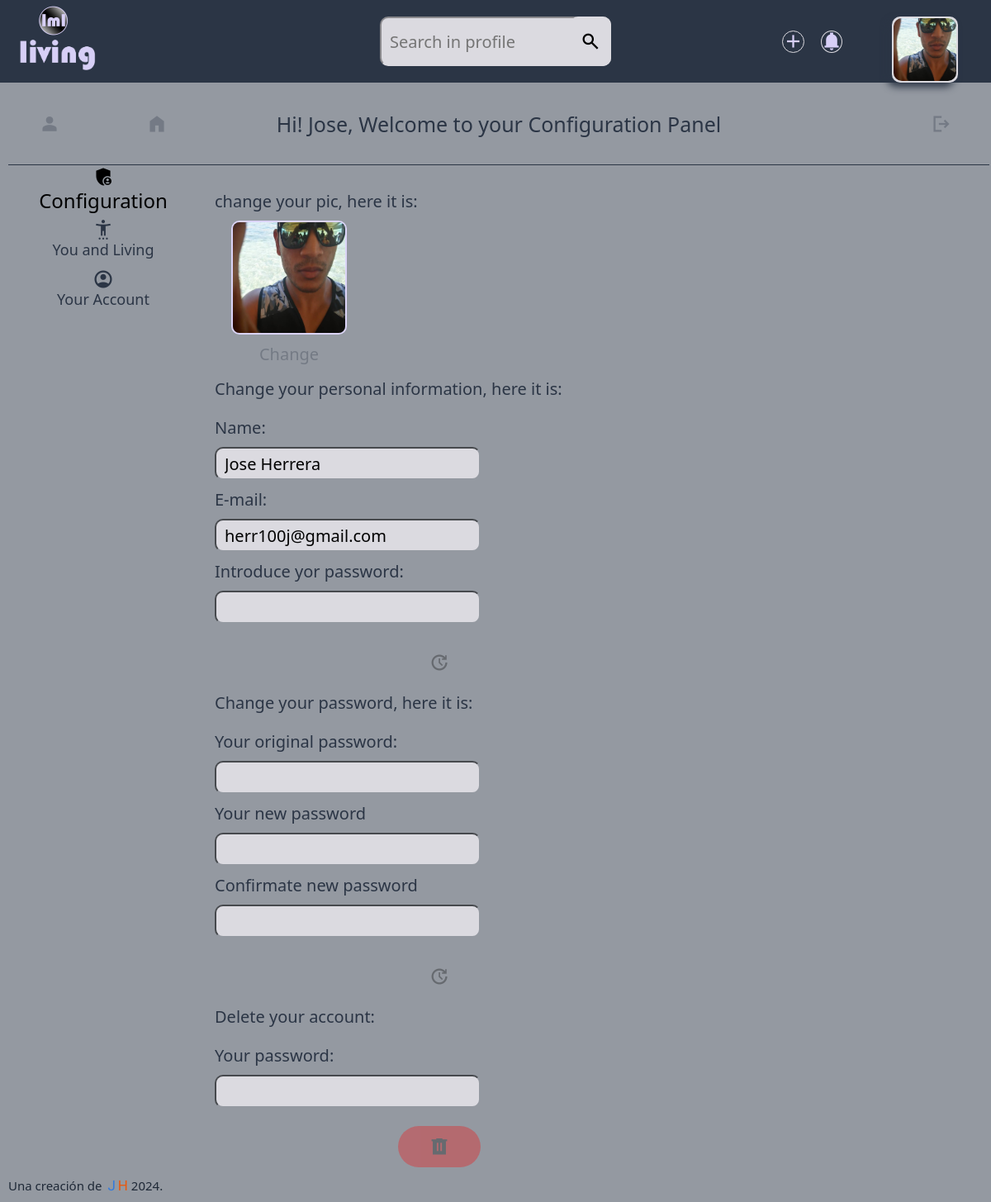
Page /living/account.php (signed in) on the committed database.
### tables this page shows
CREATE TABLE `fotos` (
  `id` int(11) NOT NULL,
  `id_usuario` int(11) DEFAULT NULL,
  `enlace` varchar(256) DEFAULT NULL,
  `fecha_creacion` timestamp NOT NULL DEFAULT current_timestamp(),
  `fecha_actualizacion` timestamp NOT NULL DEFAULT current_timestamp() ON UPDATE current_timestamp()
);

CREATE TABLE `usuarios` (
  `id` int(11) NOT NULL,
  `nombre_usuario` varchar(100) DEFAULT NULL,
  `correo_electronico` varchar(100) DEFAULT NULL,
  `contrasena` varchar(100) DEFAULT NULL,
  `rol` varchar(7) DEFAULT NULL,
  `fecha_creacion` timestamp NOT NULL DEFAULT current_timestamp(),
  `fecha_actualizacion` timestamp NOT NULL DEFAULT current_timestamp() ON UPDATE current_timestamp()
);

### living/account.php (the view, shortened to what this page needs)
<?php
if (!empty($_SESSION["id"])){
    $idf = $_SESSION["id"];
    $conn = conectar();
    $stmt = $conn->prepare("SELECT usuarios.id, usuarios.nombre_usuario, usuarios.correo_electronico, usuarios.rol, usuarios.fecha_creacion, fotos.enlace FROM usuarios LEFT JOIN fotos ON fotos.id_usuario = usuarios.id WHERE usuarios.id = ?;");
    $stmt->bind_param("i", $idf);
    $stmt->execute();
    $stmt->bind_result($id, $nombre, $email, $rol, $fecha_creacion, $enlace);
    $nombrePartido = explode(" ", $nombre);
}else{
    header("Location: index.php");
    exit();
}
function personalInformation(){
    $idf = $_SESSION["id"];
    $conn = conectar();
    $stmt = $conn->prepare("SELECT usuarios.id, usuarios.nombre_usuario, usuarios.correo_electronico, usuarios.contrasena, usuarios.fecha_creacion, fotos.enlace FROM usuarios LEFT JOIN fotos ON fotos.id_usuario = usuarios.id WHERE usuarios.id = ?;");
    $stmt->bind_param("i", $idf);
    $stmt->execute();
    $stmt->bind_result($id, $nombre, $email, $contrasena, $fecha_creacion, $enlace);
    $varphoto="";
    if  (!isset($enlace)){
        $varphoto="<span class=\"material-symbols-sharp\">person</span>";
    }else{
        $varphoto="<img id=\"imginfo\" src=\"$enlace\" alt=\"user_photo\">";
    }
    echo " <div id=\"personalInfo\">
            <p>change your pic, here it is:</p>
            <div id=\"photuser\">
                $varphoto
                <a href=\"\">Change</a>
            </div>
            <p>Change your personal information, here it is:</p>
            <form method=\"post\" id=\"infoForm\">
                <input type=\"hidden\" value=\"$id\" name=\"idactuser\">
                <label for=\"nombuser\">Name:</label>
                <input type=\"text\" value=\"$nombre\" name=\"nombuser\">
                <label for=\"emailuser\">E-mail:</label>
                <input type=\"text\" value=\"$email\" name=\"emailuser\">
                <label for=\"passuser\">Introduce yor password:</label>
                <input type=\"password\" value=\"\" name=\"passuser\">";
                echo "<div id=\"butonarea\">
                    <button type=\"submit\" class=\"btn\" name=\"edts\"><span class=\"material-symbols-sharp\">update</span></button>
                </div>
            </form>
            <p>Change your password, here it is:</p>
            <form method=\"post\" id=\"passwForm\">
                <input type=\"hidden\" value=\"$id\" name=\"idactuser\">
                <label for=\"originalpassuser\">Your original password:</label>
                <input type=\"password\" value=\"\" name=\"originalpassuser\">
                <label for=\"newpassuser1\">Your new password</label>
                <input type=\"password\" value=\"\" name=\"newpassuser1\">
                <label for=\"newpassuser1\">Confirmate new password</label>
                <input type=\"password\" value=\"\" name=\"newpassuser2\">";
                echo "<div id=\"butonarea\">
                    <button type=\"submit\" class=\"btn\" name=\"edts\"><span class=\"material-symbols-sharp\">update</span></button>
                </div>
            </form>
            <p>Delete your account:</p>
            <form method=\"post\" id=\"passwForm\">
                <input type=\"hidden\" value=\"$idf\" name=\"delaccount\">
                <label for=\"passuserdlt\">Your password:</label>
                <input type=\"password\" value=\"\" name=\"passuserdlt\">";
                echo "<div id=\"butonarea\">
                    <button type=\"submit\" name=\"edts\" id=\"delaccountbtn\"><span class=\"material-symbols-sharp\">delete</span></button>
                </div>
            </form>
    </div>
    </br>";
}
?>
<html lang="en">
<head>
    <link rel="stylesheet" href="./styles/styleprofile.css">
</head>
<body class="general">
    <nav id="navbar">
        <div  id="logoNav">
            <img src="./images/favicon.ico" alt="logo" id="logo">
            <img src="./images/slogan2.png" alt="slogan" id="slogan">
        </div>
        <div id="searchNav">
            <form  action="" method="post" name="buscar" id="form_buscar">
                <input name="buscar" type="text" placeholder="Search in profile" id="input_buscar">
                <button type="submit" id="searchBtn">
                    <span class="material-symbols-sharp" id="texto_buscar">search</span>
				</button>
			</form>
        </div>
        <div id="profileNav">
            <form method="post" id="createpubForm" class="" >
                <button type="submit" class="btncrtpbl" name="crts"><span class="material-symbols-sharp">add</span></button>
            </form>
            <span class="material-symbols-sharp onWall" id="notif">notifications</span>
            <a href="profile.php" id="profileimg">
                <?php if (!isset($enlace)){echo"<span class=\"material-symbols-sharp\">image</span>";}else{echo"<img id=\"img-profile\" src=\"$enlace\" alt=\"profile-photo\">";}?>
            </a>
        </div>
        <ul id="menu">
            <li>
                <a href="profile.php"><span class="material-symbols-sharp">person</span></a>
            </li>
            <li>
                <a href="talks.php"><span class="material-symbols-sharp">home</span></a>
            </li>
        </ul>
        <form action="endsession.php" method="post" id="endsession">
            <button type="submit" value="" id="btnlgt" name="logout">
                <span class="material-symbols-sharp">logout</span>
            </button>
        </form>
    </nav>
    <section id="container">
        <aside id= "configuration">
            <ul id="optionlist">
                <li id="titleconf">
                <span class="material-symbols-sharp">admin_panel_settings</span>Configuration
                </li>
                <li class="optionconf">
                    <span class="material-symbols-sharp">settings_accessibility</span>
                    <a href="profile.php">You and Living </a>
                </li>
                <li class="optionconf">
                    <span class="material-symbols-sharp">account_circle</span>
                    <a href="account.php">Your Account</a>
                </li>
            </ul>
            <footer>
                <div id="footerInner">
                <p >Una creación de <span id="j">J</span><span id="h">H</span> 2024.</p>
                </div>
            </footer>
        </aside>
        <main>
            <div id="greetings">
                <p>Hi! <?php echo "$nombrePartido[0]"?>, Welcome to your Configuration Panel </p>
            </div>
            <section id="board">
                <?php personalInformation(); ?>
</section>
        </main>
    </section>
</body>
</html>

### rows in the picture
fotos: enlace (picture), id_usuario.nombre_usuario "Jose", nombuser "Jose Herrera", emailuser "herr100j@gmail.com"
